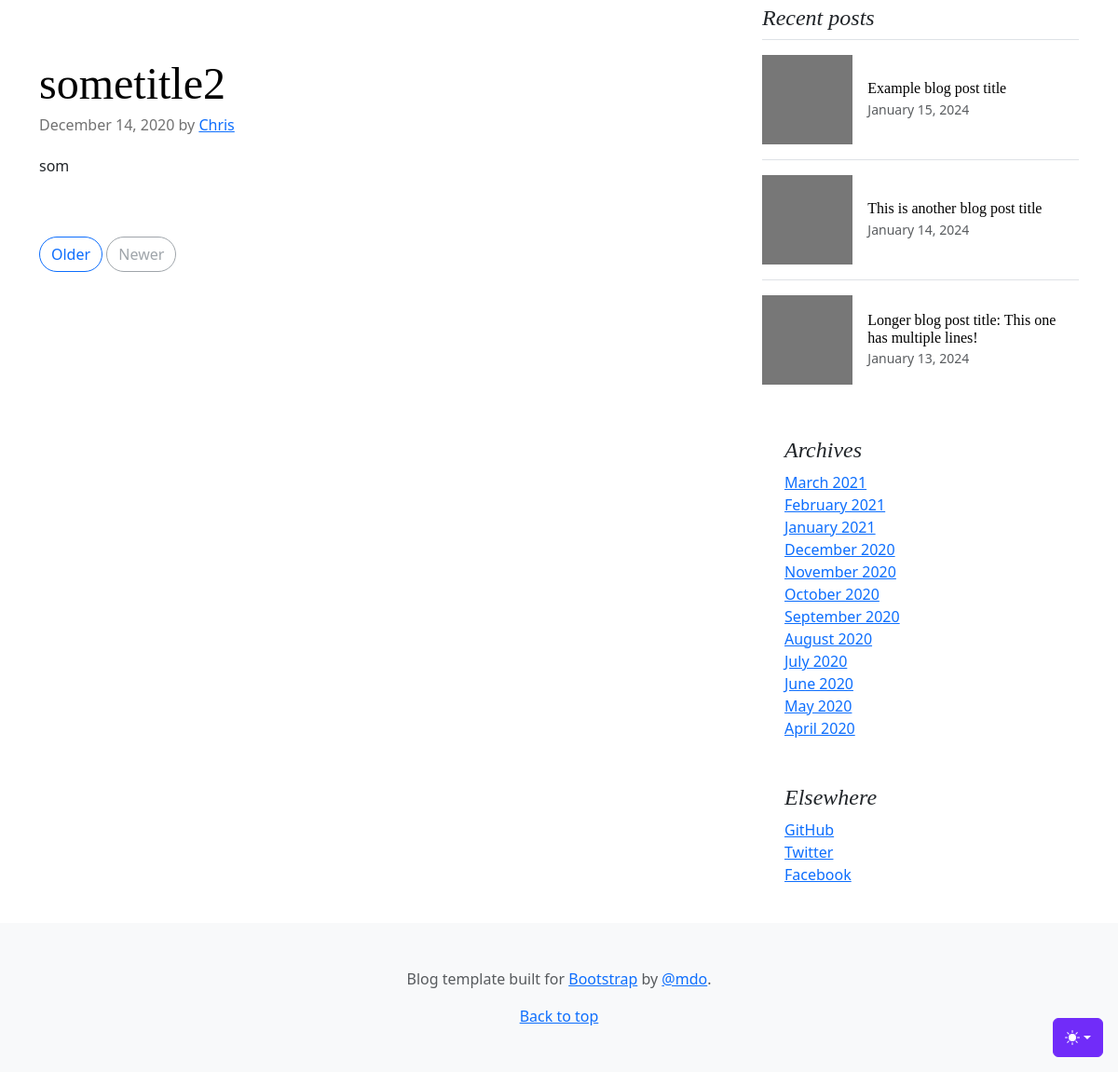
/ (lower part), run on an earlier commit of the app's database.
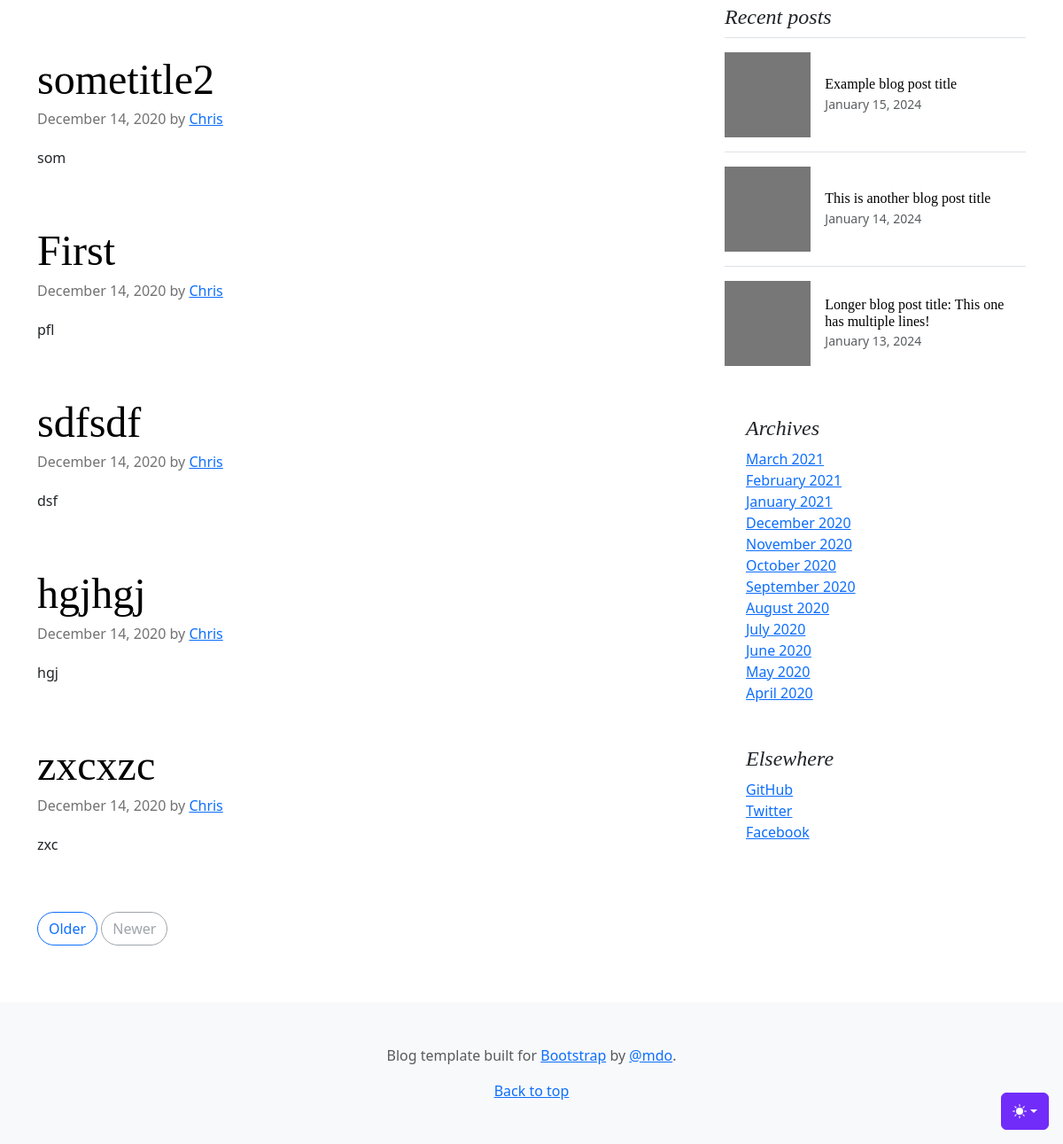
And on a later commit of the database.
### tables this page shows
CREATE TABLE "posts"
(
    id           integer
        constraint posts_pk
            primary key autoincrement,
    title        text not null,
    body         text not null,
    created_at   DATETIME default current_timestamp,
    published_at datetime default current_timestamp
, "updated_at");

### src/DB.php (called while the page is built, shortened)
<?php
class DB
{
    private $conn;
    public function __construct()
    {
        try {
            $this->conn = new PDO('sqlite:' . __DIR__ . '/../db.sqlite');
            $this->conn->setAttribute(PDO::ATTR_ERRMODE, PDO::ERRMODE_EXCEPTION);
        } catch (PDOException $e) {
            echo "Connection failed: " . $e->getMessage();
        }
    }
    public function all($table, $class)
    {
        $stmt = $this->conn->prepare("SELECT * FROM $table");
        $stmt->execute();
        $stmt->setFetchMode(PDO::FETCH_CLASS, $class);
        return $stmt->fetchAll();
    }
}

### src/Models/Model.php (called while the page is built, shortened)
<?php
class Model {
    public static $table;
    public static function all(){
        $db = new DB();
        return $db->all(static::$table, static::class);
    }
}

### src/Controllers/PublicController.php (called while the page is built, shortened)
<?php
class PublicController
{
    public function index()
    {
        $posts = Post::all();
        view('index', compact('posts'));
    }
}

### helpers.php (called while the page is built, shortened)
<?php
function view($viewName, $vars=[]){
    extract($vars);
    include __DIR__ . "/views/$viewName.php";
}

### src/Models/Post.php (called while the page is built, shortened)
<?php
class Post extends Model {
    public $body;
    public function snippet() {
        return substr($this->body, 0, 3);
    }
}

### views/partials/posts.php (the view, shortened to what this page needs)
<?php foreach($posts as $post): ?>
    <article class="blog-post">
        <h2 class="display-5 link-body-emphasis mb-1"><?=$post->title?></h2>
        <p class="blog-post-meta">December 14, 2020 by <a href="#">Chris</a></p>
        <p><?=$post->snippet()?></p>
    </article>
<?php endforeach; ?>
<nav class="blog-pagination" aria-label="Pagination">
    <a class="btn btn-outline-primary rounded-pill" href="#">Older</a>
    <a class="btn btn-outline-secondary rounded-pill disabled" aria-disabled="true">Newer</a>
</nav>

What changed in the data, as far as the page shows it:
added posts: title "First", body "pfl"
added posts: title "sdfsdf", body "dsf"
added posts: title "hgjhgj", body "hgj"
added posts: title "zxcxzc", body "zxc"
